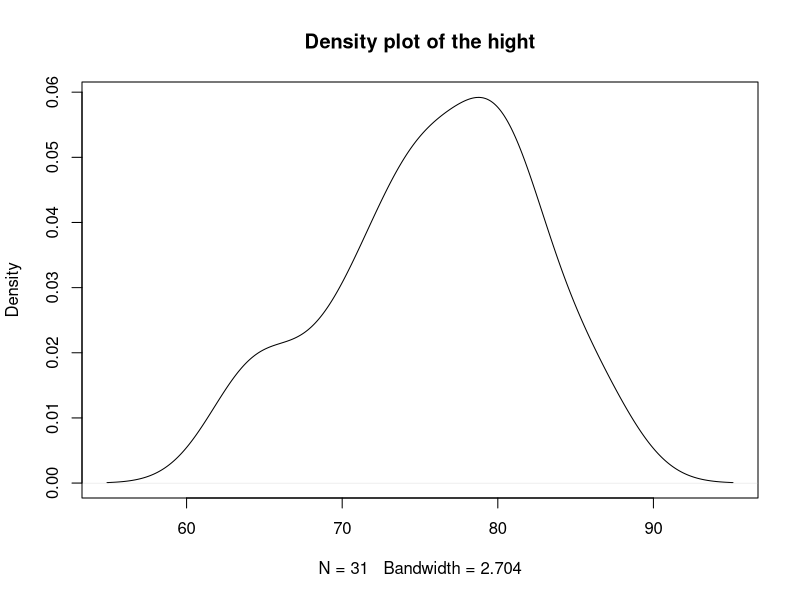
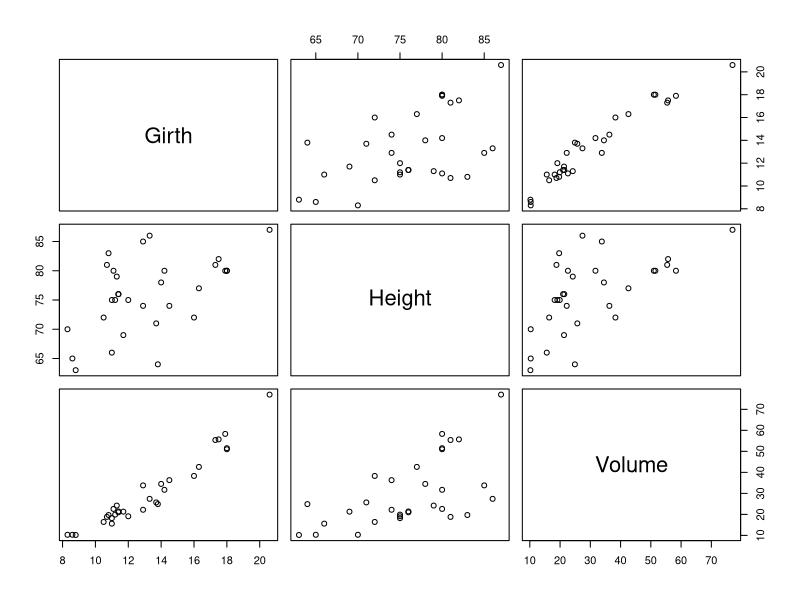

Write R code to recreate these figures, in order.
## ---- chunk 1
knitr::opts_chunk$set(echo = TRUE)
## ---- chunk 2
data(trees)
attach(trees)
plot(density(trees$Height), main="Density plot of the hight")
## ---- chunk 3
pairs(trees[, 1:3])

## ---- chunk 4
colMeans(trees)
cov(trees)
cor(trees)
## ---- chunk 5
x1 <- c(9,2,6,5,8)
x2 <- c(12,8,6,4,10)
x3 <- c(3,4,0,2,1)
X <- cbind(x1,x2,x3)
## ---- chunk 6
apply(X,2,mean)

## ---- chunk 7
cov(X)
## ---- chunk 8
cor(X)
